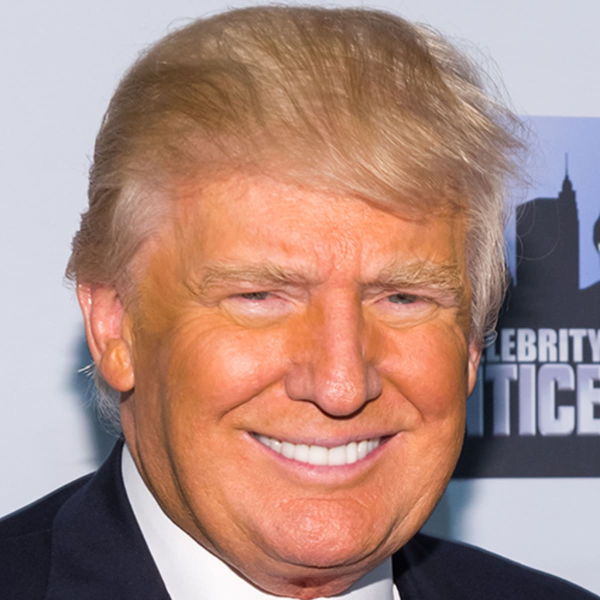
#> input picture OpenCV/trump.jpg, 1200 x 1200 px, found by its file name (shown at 1/2 size)
$ python basicFunctions.py
#> lines starting #> are read from the running program, lines starting #| are printed output that depends on the picture
import cv2 as cv

img = cv.imread("OpenCV/trump.jpg") # creates a matrix of pixels storing the image
#> img is the input picture: shape (1200, 1200, 3); mean B, G, R 129.5, 138.8, 172.8
cv.imshow('Image', img) # displays image 'img' in new window called 'Image Window'

# converting images to greyscale
# grey = cv.cvtColor(img, cv.COLOR_BGR2GRAY) # open cv method which converts image color
# cv.imshow("Greyscale", grey)

# blur
blur = cv.GaussianBlur(img, (1,1), cv.BORDER_DEFAULT)
cv.imshow("Blur", blur)

# Edge Cascade
canny = cv.Canny(blur, 125, 175)
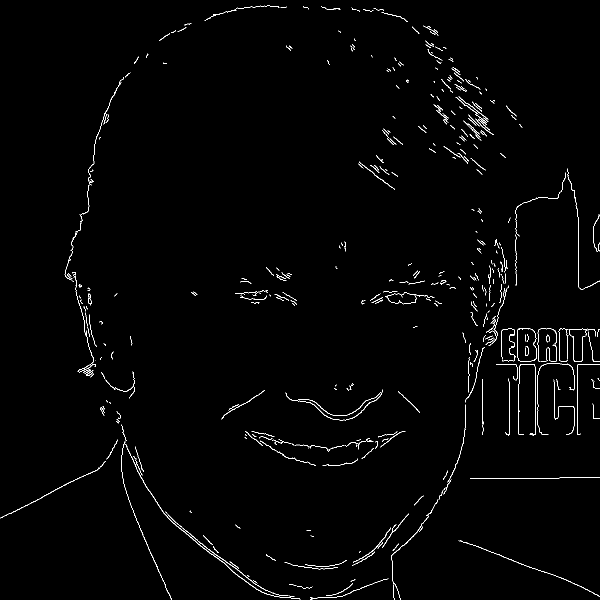
#> canny: shape (1200, 1200) (shown at 1/2 size); 1.2% white in thin lines or dots
cv.imshow("Canny", canny)

# dilating the image
dilated = cv.dilate(canny, (3,3), iterations=1)
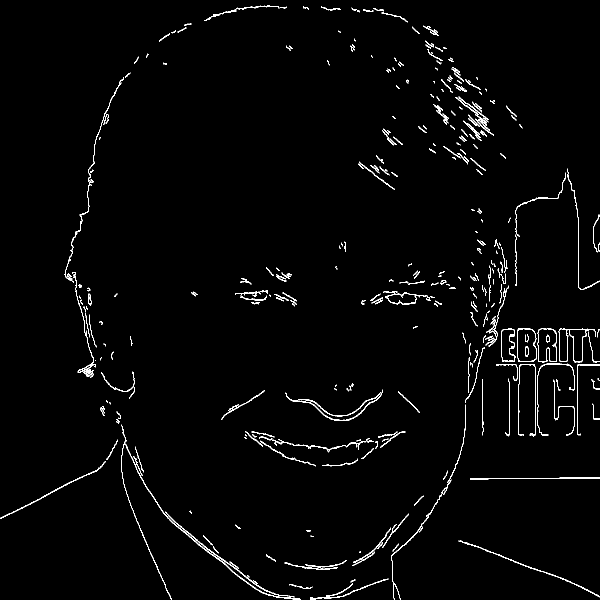
#> dilated: shape (1200, 1200) (shown at 1/2 size); 1.8% white in thin lines or dots
cv.imshow("Dilated", dilated)

# Eroding
eroded = cv.erode(dilated, (3,3), iterations=1) # get the edge cascade back from the dilated images
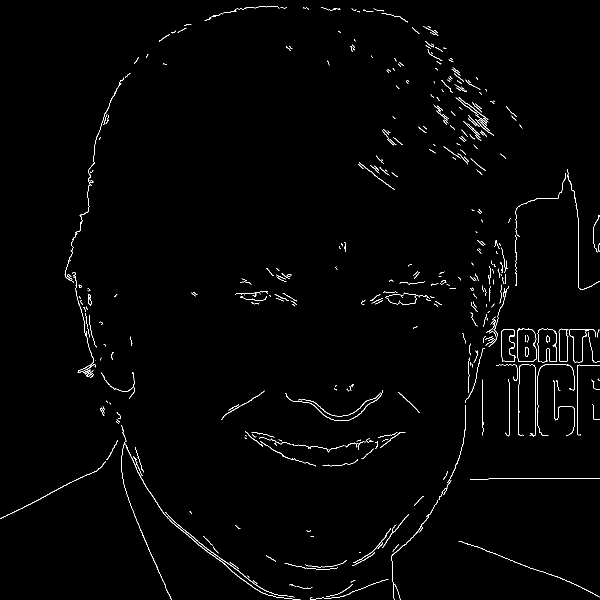
#> eroded: shape (1200, 1200) (shown at 1/2 size); 1.2% white in thin lines or dots
cv.imshow("Eroded", eroded)

# Resize
resized = cv.resize(img, (750, 750), interpolation=cv.INTER_CUBIC) # resizes and ignores aspect ratio
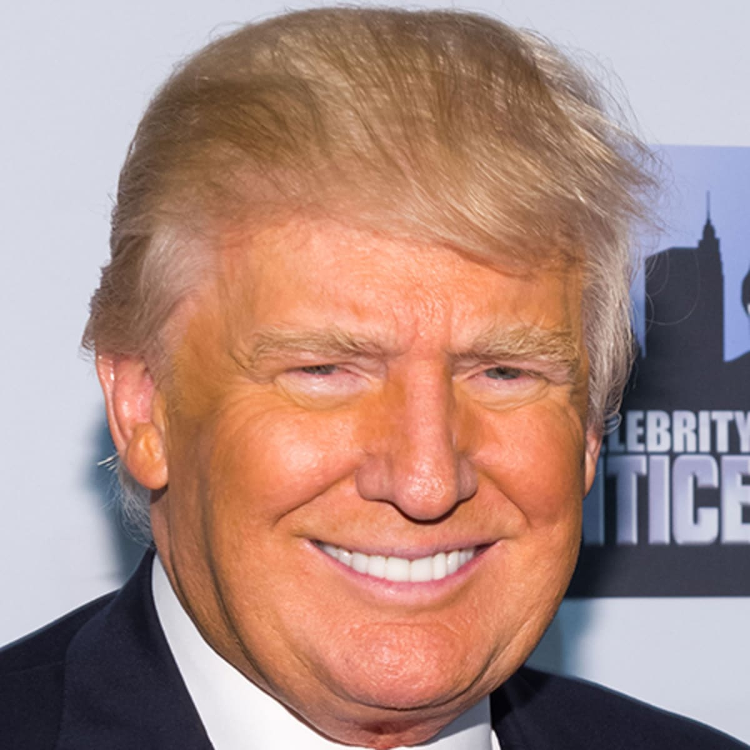
#> resized: shape (750, 750, 3); mean B, G, R 129.5, 138.8, 172.8
cv.imshow("Resized", resized)

# Cropping
cropped = img[50:200, 200:300]
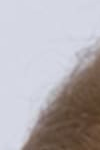
#> cropped: shape (150, 100, 3); mean B, G, R 178, 174.1, 179.3
cv.imshow("Cropped",cropped)
cv.waitKey(0)

$ run again, with OpenCV/colourful.jpeg copied over OpenCV/trump.jpg
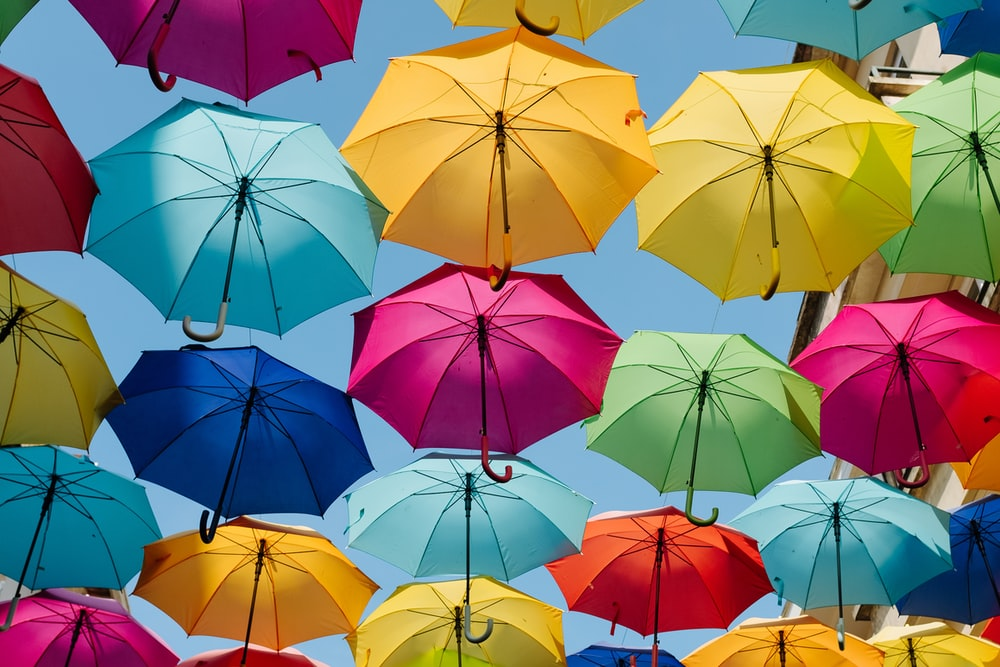
#> input picture OpenCV/colourful.jpeg, 1000 x 667 px, found by its file name
#> img is the input picture: shape (667, 1000, 3); mean B, G, R 110.4, 122.6, 131.7
#> `canny = cv.Canny(blur, 125, 175)`:
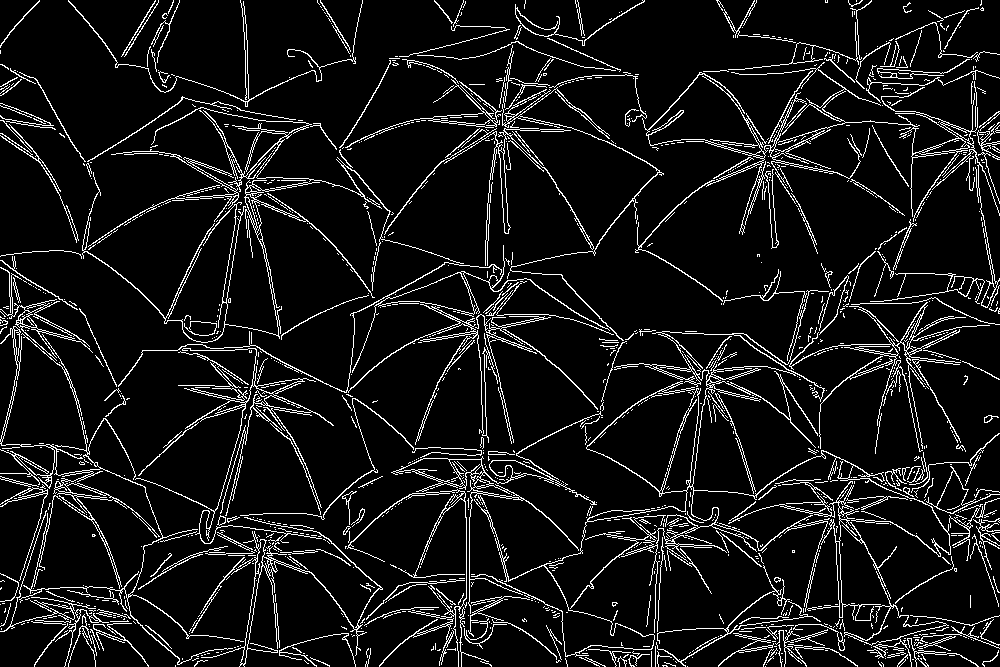
#> canny: shape (667, 1000); 8.5% white in thin lines or dots
#> dilated: shape (667, 1000); 14% white in thin lines or dots
#> eroded: shape (667, 1000); 9.6% white in thin lines or dots
#> `cropped = img[50:200, 200:300]`:
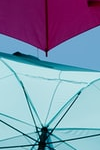
#> cropped: shape (150, 100, 3); mean B, G, R 170.2, 141.8, 129.8
